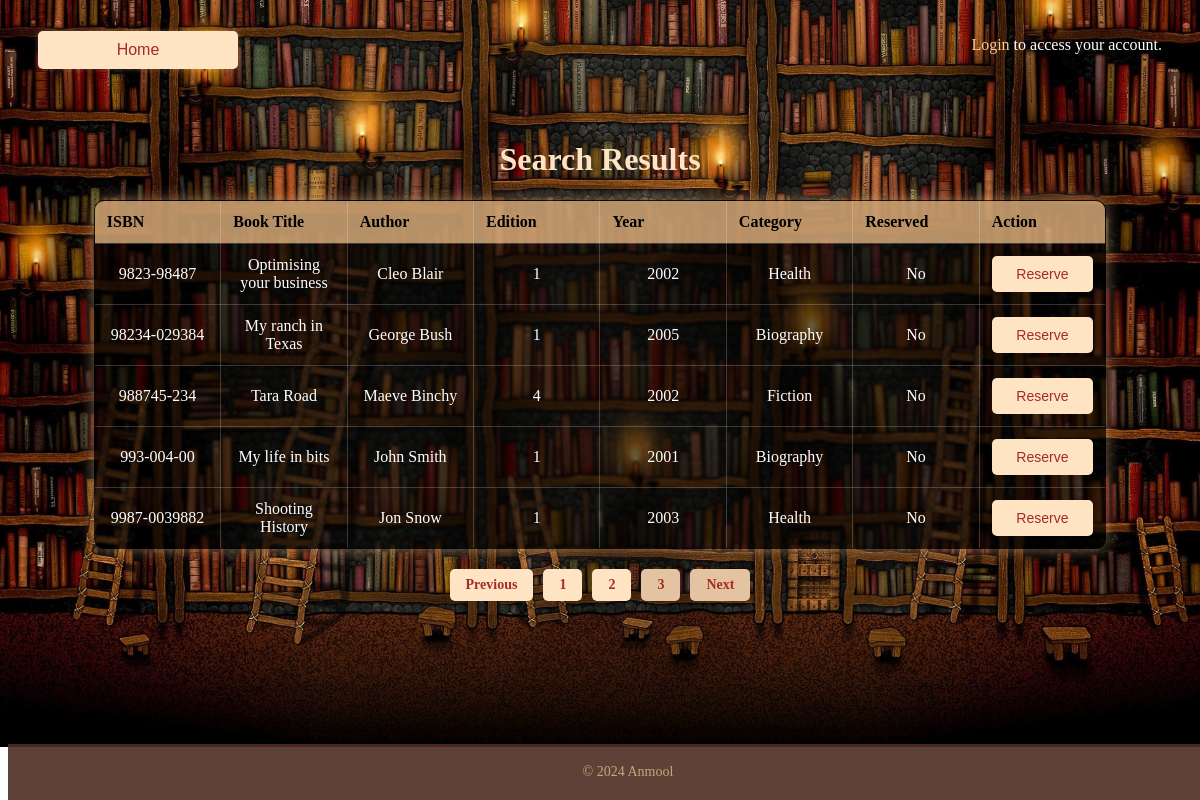
/code/books.php?page=3, run on the app's committed database.
### tables this page shows
CREATE TABLE `books` (
  `ISBN` varchar(20) NOT NULL,
  `BookTitle` varchar(200) NOT NULL,
  `Author` varchar(100) NOT NULL,
  `Edition` int(11) NOT NULL DEFAULT 1,
  `Year` year(4) NOT NULL,
  `Category` int(11) NOT NULL,
  `Reserved` tinyint(1) NOT NULL DEFAULT 0,
  `ReservedBy` varchar(255) DEFAULT NULL
);

CREATE TABLE `category` (
  `CategoryID` int(11) NOT NULL,
  `CategoryDescription` varchar(20) NOT NULL
);

### code/books.php (the view, shortened to what this page needs)
<!DOCTYPE html>
<html lang="en">
<head>
    <link rel="stylesheet" href="style.css">
</head>
<body>
<?php include('header.php'); ?>
<?php
require_once 'calibrary.php';
$user_id = isset($_SESSION['user_id']) ? $_SESSION['user_id'] :
$title = isset($_GET['title']) ? $_GET['title'] : '';
$category = isset($_GET['category']) ? $_GET['category'] : '';
$page = isset($_GET['page']) ? (int)$_GET['page'] : 1;
$records_per_page = 5;
$offset = ($page - 1) * $records_per_page;
$sql = "SELECT b.ISBN, b.BookTitle, b.Author, b.Edition, b.Year, c.CategoryDescription, b.Reserved, b.ReservedBy FROM books b INNER JOIN category c ON b.Category = c.CategoryID WHERE 1";
$sql .= " LIMIT $records_per_page OFFSET $offset";
$stmt = $conn->prepare($sql);
if (!empty($title) && !empty($category)) {
    $title_like = "%$title%";
    $stmt->bind_param('ssss', $title_like, $title_like, $title_like, $category);
} elseif (!empty($title)) {
    $title_like = "%$title%";
    $stmt->bind_param('sss', $title_like, $title_like, $title_like);
} elseif (!empty($category)) {
    $stmt->bind_param('s', $category);
} else {
    $stmt->execute();
}
$stmt->execute();
$result = $stmt->get_result();
echo '<div id="search-results">';
if ($result->num_rows > 0) {
    echo "<h1>Search Results</h1>";
    echo "<table id='booktable'>";
    echo "<thead>
            <tr>
                <th>ISBN</th>
                <th>Book Title</th>
                <th>Author</th>
                <th>Edition</th>
                <th>Year</th>
                <th>Category</th>
                <th>Reserved</th>
                <th>Action</th>
            </tr>
          </thead>";
    echo "<tbody>";
    while ($row = $result->fetch_assoc()) {
        echo "<tr>";
        echo "<td>" . htmlspecialchars($row['ISBN']) . "</td>";
        echo "<td>" . htmlspecialchars($row['BookTitle']) . "</td>";
        echo "<td>" . htmlspecialchars($row['Author']) . "</td>";
        echo "<td>" . htmlspecialchars($row['Edition']) . "</td>";
        echo "<td>" . htmlspecialchars($row['Year']) . "</td>";
        echo "<td>" . htmlspecialchars($row['CategoryDescription']) . "</td>";
        echo "<td>" . ($row['Reserved'] ? 'Yes' : 'No') . "</td>";
        if ($row['Reserved'] == 0) {
            echo "<td>
                    <form method='POST' action='reserve.php'>
                        <input type='hidden' name='isbn' value='" . htmlspecialchars($row['ISBN']) . "'>
                        <input type='submit' name='reserve' class='reserve-button' value='Reserve'>
                    </form>
                  </td>";
        } else {
            echo "<td></td>";
        }
        echo "</tr>";
    }
    echo "</tbody>";
    echo "</table>";
    $total_sql = "SELECT COUNT(*) AS total FROM books b INNER JOIN category c ON b.Category = c.CategoryID WHERE 1";
    $total_result = $conn->query($total_sql);
    $total_row = $total_result->fetch_assoc();
    $total_records = $total_row['total'];
    $total_pages = ceil($total_records / $records_per_page);
    echo "<div class='pagination'>";
    $previous_disabled = ($page == 1) ? "disabled" : "";
    echo "<a href='?page=" . ($page - 1) . "' class='pagination-button $previous_disabled'>Previous</a>";
    for ($i = 1; $i <= $total_pages; $i++) {
        $active = ($i === $page) ? "active" : "";
        echo "<a href='?page=$i' class='pagination-button $active'>$i</a>";
    }
    $next_disabled = ($page == $total_pages) ? "disabled" : "";
    echo "<a href='?page=" . ($page + 1) . "' class='pagination-button $next_disabled'>Next</a>";
    echo "</div>";
}
else
{
    echo "<p>No books found matching your criteria.</p>";
}
echo '</div>';
?>
<?php include('footer.php'); ?>
</body>
</html>

### code/style.css (style rules this page uses)
body { background-image: url("library.jpg"); background-size: cover; background-repeat: no-repeat; font-family: Georgia, 'Times New Roman', Times, serif; }
h1 { text-align: center; color: bisque; }
#booktable { width: 90%; margin: 20px auto; border-collapse: collapse; background-color: rgba(0, 0, 0, 0.6); color: white; font-size: 16px; border: 1px solid rgba(255, 255, 255, 0.2); border-radius: 10px; box-shadow: 0 0 15px rgba(255, 203, 144, 0.5); backdrop-filter: blur(1px); overflow: hidden; table-layout: fixed; }
#booktable th { background-color: rgba(255, 203, 144, 0.7); color: black; padding: 12px; border: 1px solid rgba(255, 255, 255, 0.2); text-align: left; font-weight: bold; width: 12%; }
#booktable td { padding: 12px; border: 1px solid rgba(255, 255, 255, 0.2); word-wrap: break-word; width: 12%; }
#search-results { padding: 20px; max-width: 95%; margin: auto; text-align: center; }
.reserve-button { background-color: bisque; color: brown; padding: 10px 20px; border: none; border-radius: 5px; font-size: 14px; cursor: pointer; transition: background-color 0.3s; display: block; width: 100%; box-sizing: border-box; }
.pagination { display: flex; justify-content: center; align-items: center; margin-top: 20px; gap: 10px; position: relative; }
.pagination a { text-decoration: none; background-color: bisque; color: brown; padding: 8px 16px; border-radius: 5px; transition: background-color 0.3s ease; font-size: 14px; font-weight: bold; }
.pagination a.active { background-color: #e3c3a1; color: brown; cursor: default; pointer-events: none; }
.pagination a.disabled { background-color: #e3c3a1; cursor: not-allowed; color: brown; pointer-events: none; }
.pagination { margin-top: 20px; padding-bottom: 10px; }
a { text-decoration: none; }

### data on the page
books: ISBN "9823-98487", BookTitle "Optimising your business", Author "Cleo Blair", Edition "1", Year "2002", category.CategoryDescription "Health", Reserved "No"
books: ISBN "98234-029384", BookTitle "My ranch in Texas", Author "George Bush", Edition "1", Year "2005", category.CategoryDescription "Biography", Reserved "No"
books: ISBN "988745-234", BookTitle "Tara Road", Author "Maeve Binchy", Edition "4", Year "2002", category.CategoryDescription "Fiction", Reserved "No"
books: ISBN "993-004-00", BookTitle "My life in bits", Author "John Smith", Edition "1", Year "2001", category.CategoryDescription "Biography", Reserved "No"
books: ISBN "9987-0039882", BookTitle "Shooting History", Author "Jon Snow", Edition "1", Year "2003", category.CategoryDescription "Health", Reserved "No"
